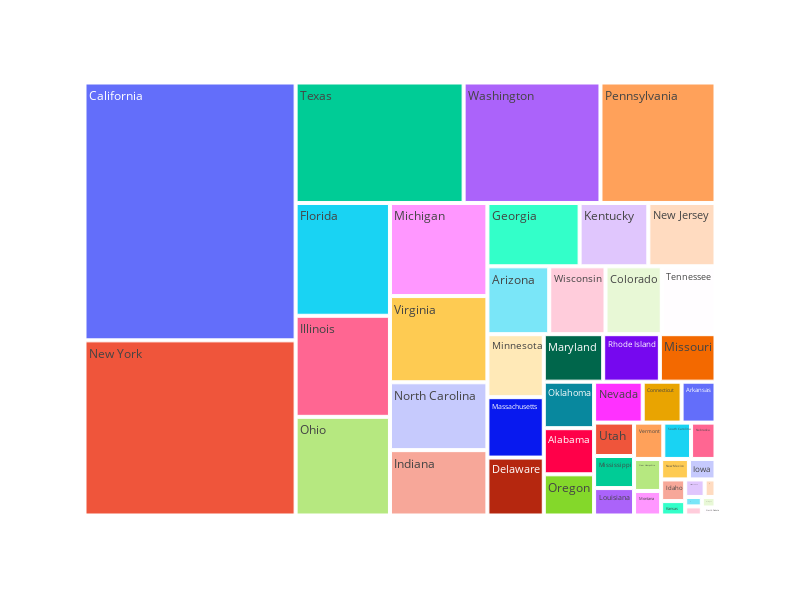

The notebook cell this image was saved under:
### Code cell
px.treemap(statewiseSales, path = ['State'],
          values = "Sales", height = 600, width = 800)

### Figure 1 — Plotly figure (JSON) as saved in the notebook; plotly's stock layout.template omitted (floating-point values rounded to 4 significant figures)
{"data": [{"branchvalues": "total", "domain": {"x": [0, 1], "y": [0, 1]}, "hovertemplate": "labels=%{label}<br>Sales=%{value}<br>parent=%{parent}<br>id=%{id}<extra></extra>", "ids": ["Alabama", "Arizona", "Arkansas", "California", "Colorado", "Connecticut", "Delaware", "District of Columbia", "Florida", "Georgia", "Idaho", "Illinois", "Indiana", "Iowa", "Kansas", "Kentucky", "Louisiana", "Maine", "Maryland", "Massachusetts", "Michigan", "Minnesota", "Mississippi", "Missouri", "Montana", "Nebraska", "Nevada", "New Hampshire", "New Jersey", "New Mexico", "New York", "North Carolina", "North Dakota", "Ohio", "Oklahoma", "Oregon", "Pennsylvania", "Rhode Island", "South Carolina", "South Dakota", "Tennessee", "Texas", "Utah", "Vermont", "Virginia", "Washington", "West Virginia", "Wisconsin", "Wyoming"], "labels": ["Alabama", "Arizona", "Arkansas", "California", "Colorado", "Connecticut", "Delaware", "District of Columbia", "Florida", "Georgia", "Idaho", "Illinois", "Indiana", "Iowa", "Kansas", "Kentucky", "Louisiana", "Maine", "Maryland", "Massachusetts", "Michigan", "Minnesota", "Mississippi", "Missouri", "Montana", "Nebraska", "Nevada", "New Hampshire", "New Jersey", "New Mexico", "New York", "North Carolina", "North Dakota", "Ohio", "Oklahoma", "Oregon", "Pennsylvania", "Rhode Island", "South Carolina", "South Dakota", "Tennessee", "Texas", "Utah", "Vermont", "Virginia", "Washington", "West Virginia", "Wisconsin", "Wyoming"], "name": "", "parents": ["", "", "", "", "", "", "", "", "", "", "", "", "", "", "", "", "", "", "", "", "", "", "", "", "", "", "", "", "", "", "", "", "", "", "", "", "", "", "", "", "", "", "", "", "", "", "", "", ""], "type": "treemap", "values": [19510.0, 35280.0, 11680.0, 457700.0, 32110.0, 13380.0, 27450.0, 2865.0, 89470.0, 49100.0, 4382.0, 80170.0, 53560.0, 4580.0, 2914.0, 36590.0, 9217.0, 1271.0, 23710.0, 28630.0, 76270.0, 29860.0, 10770.0, 22210.0, 5589.0, 7465.0, 16730.0, 7293.0, 35760.0, 4784.0, 310900.0, 55600.0, 919.9, 78260.0, 19680.0, 17430.0, 116500.0, 22630.0, 8482.0, 1316.0, 30660.0, 170200.0, 11220.0, 8929.0, 70640.0, 138600.0, 1210.0, 32110.0, 1603.0]}], "layout": {"height": 600, "legend": {"tracegroupgap": 0}, "margin": {"t": 60}, "width": 800}}
